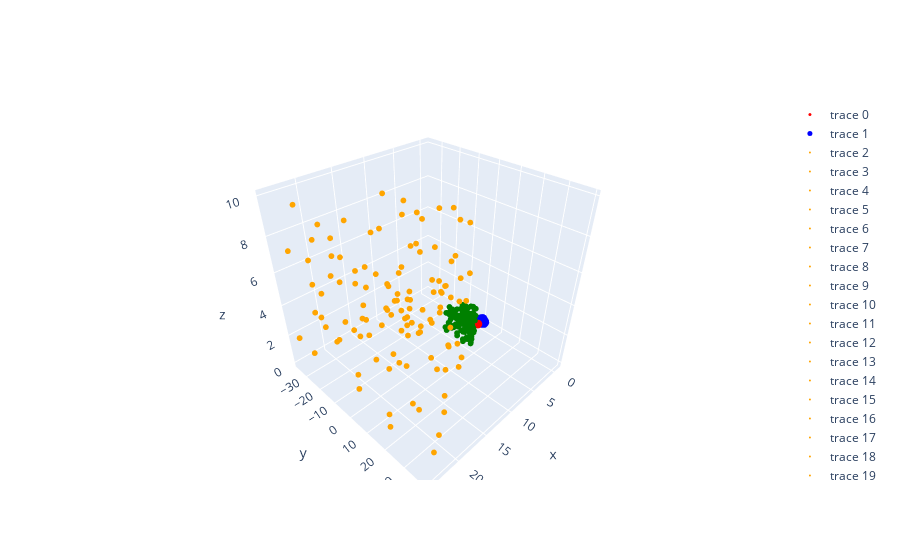

The notebook cell saved with this chart:
### Code cell
def Rt2T(R,t):
    T = np.eye(4)
    T[:3,:3] = R
    T[:3,3] = t.T
    return T

def initialize(meas_0, meas_1):

    Tc = camera.get_camera_transform()
    [z_near, z_far] = camera.get_camera_range()
    
    gt_pose_1, odom_pose_1, gt_pose_2, odom_pose_2, matches = data_association(meas_0, meas_1)

    set_1 = np.array(matches['image_point_1'])  
    set_2 = np.array(matches['image_point_2'])

    E, _ = cv2.findEssentialMat(set_1, set_2, camera.get_camera_matrix(), method=cv2.RANSAC, prob=0.999, threshold=1.0)
    _, R, t, _ = cv2.recoverPose(E, set_1, set_2, camera.get_camera_matrix())
    T = Rt2T(R, t)

    P1 = np.dot(camera.get_intrinsic_matrix(), np.eye(4))
    P2 = np.dot(camera.get_intrinsic_matrix(), T)
    
    Q1_hom = cv2.triangulatePoints(P1, P2, set_1.T, set_2.T)
    Q2_hom = np.dot(T, Q1_hom)

    Q1_hom = np.dot(Tc, Q1_hom)
    Q2_hom = np.dot(Tc, Q2_hom)

    Q1 = (Q1_hom / Q1_hom[3])[:3]
    Q2 = (Q2_hom / Q2_hom[3])[:3]

    scale = np.mean(np.linalg.norm(Q2 - Q1, axis=0))

    world_points = Q2 * scale

    T = np.dot(Tc, T)


    world_points_gt = []
    for id in matches['actual_point_id']:
        world_point_gt = data.get_world(id)['landmark_position']
        world_points_gt.append(world_point_gt)

    return T, world_points.T, np.array(world_points_gt)
    
T, world_points, world_points_gt = initialize(meas_0, meas_1)
R = T[:3,:3]
t = T[:3,3]

fig = go.Figure()

fig.add_trace(go.Scatter3d(x=[gt_pose_2[0]], y=[gt_pose_2[1]], z=[gt_pose_2[2]], mode='markers', marker=dict(size=3, color='red'))) 
fig.add_trace(go.Scatter3d(x=[t[0]], y=[t[1]], z=[t[2]], mode='markers', marker=dict(size=5, color='blue')))

for pw in world_points:
    fig.add_trace(go.Scatter3d(x=[pw[0]], y=[pw[1]], z=[pw[2]], mode='markers', marker=dict(size=2, color='orange')))

for pw in world_points_gt:
    fig.add_trace(go.Scatter3d(x=[pw[0]], y=[pw[1]], z=[pw[2]], mode='markers', marker=dict(size=2, color='green')))

fig.show()

### Figure 1 — Plotly figure (JSON) as saved in the notebook; plotly's stock layout.template omitted (floating-point values rounded to 4 significant figures)
{"data": [{"marker": {"color": "red", "size": 3}, "mode": "markers", "type": "scatter3d", "x": [0.2004], "y": [0], "z": [0]}, {"marker": {"color": "blue", "size": 5}, "mode": "markers", "type": "scatter3d", "x": [-0.8], "y": [0.0001551], "z": [0.0001596]}, {"marker": {"color": "orange", "size": 2}, "mode": "markers", "type": "scatter3d", "x": [12.17], "y": [-14.57], "z": [3.75]}, {"marker": {"color": "orange", "size": 2}, "mode": "markers", "type": "scatter3d", "x": [6.128], "y": [-4.732], "z": [3.74]}, {"marker": {"color": "orange", "size": 2}, "mode": "markers", "type": "scatter3d", "x": [22.91], "y": [33.23], "z": [8.483]}, {"marker": {"color": "orange", "size": 2}, "mode": "markers", "type": "scatter3d", "x": [13.28], "y": [1.066], "z": [9.408]}, {"marker": {"color": "orange", "size": 2}, "mode": "markers", "type": "scatter3d", "x": [21.9], "y": [-23.92], "z": [2.988]}, {"marker": {"color": "orange", "size": 2}, "mode": "markers", "type": "scatter3d", "x": [10.02], "y": [14.24], "z": [0.3694]}, {"marker": {"color": "orange", "size": 2}, "mode": "markers", "type": "scatter3d", "x": [13.5], "y": [-18.64], "z": [7.685]}, {"marker": {"color": "orange", "size": 2}, "mode": "markers", "type": "scatter3d", "x": [18.24], "y": [1.81], "z": [6.636]}, {"marker": {"color": "orange", "size": 2}, "mode": "markers", "type": "scatter3d", "x": [12.25], "y": [9.705], "z": [5.535]}, {"marker": {"color": "orange", "size": 2}, "mode": "markers", "type": "scatter3d", "x": [14.34], "y": [19.93], "z": [3.439]}, {"marker": {"color": "orange", "size": 2}, "mode": "markers", "type": "scatter3d", "x": [23.41], "y": [-20.17], "z": [6.177]}, {"marker": {"color": "orange", "size": 2}, "mode": "markers", "type": "scatter3d", "x": [21.1], "y": [-27.43], "z": [4.708]}, {"marker": {"color": "orange", "size": 2}, "mode": "markers", "type": "scatter3d", "x": [12.69], "y": [-5.655], "z": [4.61]}, {"marker": {"color": "orange", "size": 2}, "mode": "markers", "type": "scatter3d", "x": [21.84], "y": [-15.58], "z": [2.797]}, {"marker": {"color": "orange", "size": 2}, "mode": "markers", "type": "scatter3d", "x": [23.86], "y": [27.67], "z": [9.832]}, {"marker": {"color": "orange", "size": 2}, "mode": "markers", "type": "scatter3d", "x": [14.99], "y": [2.881], "z": [3.744]}, {"marker": {"color": "orange", "size": 2}, "mode": "markers", "type": "scatter3d", "x": [21.69], "y": [-31.54], "z": [3.328]}, {"marker": {"color": "orange", "size": 2}, "mode": "markers", "type": "scatter3d", "x": [20.34], "y": [-14.92], "z": [7.427]}, {"marker": {"color": "orange", "size": 2}, "mode": "markers", "type": "scatter3d", "x": [15.69], "y": [22.34], "z": [0.7103]}, {"marker": {"color": "orange", "size": 2}, "mode": "markers", "type": "scatter3d", "x": [17.33], "y": [26.81], "z": [0.5351]}, {"marker": {"color": "orange", "size": 2}, "mode": "markers", "type": "scatter3d", "x": [7.876], "y": [4.478], "z": [6.489]}, {"marker": {"color": "orange", "size": 2}, "mode": "markers", "type": "scatter3d", "x": [10.54], "y": [10.32], "z": [2.971]}, {"marker": {"color": "orange", "size": 2}, "mode": "markers", "type": "scatter3d", "x": [23.42], "y": [6.088], "z": [7.928]}, {"marker": {"color": "orange", "size": 2}, "mode": "markers", "type": "scatter3d", "x": [10.74], "y": [-12.31], "z": [2.602]}, {"marker": {"color": "orange", "size": 2}, "mode": "markers", "type": "scatter3d", "x": [24.11], "y": [10.9], "z": [6.681]}, {"marker": {"color": "orange", "size": 2}, "mode": "markers", "type": "scatter3d", "x": [22.4], "y": [34.51], "z": [8.026]}, {"marker": {"color": "orange", "size": 2}, "mode": "markers", "type": "scatter3d", "x": [8.382], "y": [8.769], "z": [4.084]}, {"marker": {"color": "orange", "size": 2}, "mode": "markers", "type": "scatter3d", "x": [21.0], "y": [21.08], "z": [7.694]}, {"marker": {"color": "orange", "size": 2}, "mode": "markers", "type": "scatter3d", "x": [9.672], "y": [10.72], "z": [9.004]}, {"marker": {"color": "orange", "size": 2}, "mode": "markers", "type": "scatter3d", "x": [22.77], "y": [-27.53], "z": [9.765]}, {"marker": {"color": "orange", "size": 2}, "mode": "markers", "type": "scatter3d", "x": [19.87], "y": [31.51], "z": [0.3133]}, {"marker": {"color": "orange", "size": 2}, "mode": "markers", "type": "scatter3d", "x": [13.17], "y": [16.71], "z": [7.795]}, {"marker": {"color": "orange", "size": 2}, "mode": "markers", "type": "scatter3d", "x": [5.706], "y": [5.614], "z": [3.339]}, {"marker": {"color": "orange", "size": 2}, "mode": "markers", "type": "scatter3d", "x": [22.44], "y": [26.96], "z": [8.378]}, {"marker": {"color": "orange", "size": 2}, "mode": "markers", "type": "scatter3d", "x": [4.037], "y": [2.601], "z": [4.638]}, {"marker": {"color": "orange", "size": 2}, "mode": "markers", "type": "scatter3d", "x": [11.12], "y": [6.389], "z": [4.121]}, {"marker": {"color": "orange", "size": 2}, "mode": "markers", "type": "scatter3d", "x": [23.14], "y": [16.95], "z": [0.3458]}, {"marker": {"color": "orange", "size": 2}, "mode": "markers", "type": "scatter3d", "x": [13.24], "y": [2.207], "z": [3.055]}, {"marker": {"color": "orange", "size": 2}, "mode": "markers", "type": "scatter3d", "x": [14.6], "y": [-10.5], "z": [0.3489]}, {"marker": {"color": "orange", "size": 2}, "mode": "markers", "type": "scatter3d", "x": [14.61], "y": [1.982], "z": [7.997]}, {"marker": {"color": "orange", "size": 2}, "mode": "markers", "type": "scatter3d", "x": [20.92], "y": [-9.016], "z": [3.736]}, {"marker": {"color": "orange", "size": 2}, "mode": "markers", "type": "scatter3d", "x": [15.74], "y": [1.577], "z": [0.8545]}, {"marker": {"color": "orange", "size": 2}, "mode": "markers", "type": "scatter3d", "x": [18.02], "y": [-10.92], "z": [6.729]}, {"marker": {"color": "orange", "size": 2}, "mode": "markers", "type": "scatter3d", "x": [20.58], "y": [-3.146], "z": [5.591]}, {"marker": {"color": "orange", "size": 2}, "mode": "markers", "type": "scatter3d", "x": [10.54], "y": [-4.984], "z": [8.432]}, {"marker": {"color": "orange", "size": 2}, "mode": "markers", "type": "scatter3d", "x": [5.264], "y": [-4.014], "z": [2.818]}, {"marker": {"color": "orange", "size": 2}, "mode": "markers", "type": "scatter3d", "x": [20.62], "y": [34.63], "z": [9.121]}, {"marker": {"color": "orange", "size": 2}, "mode": "markers", "type": "scatter3d", "x": [14.15], "y": [-2.431], "z": [9.931]}, {"marker": {"color": "orange", "size": 2}, "mode": "markers", "type": "scatter3d", "x": [15.66], "y": [15.03], "z": [2.633]}, {"marker": {"color": "orange", "size": 2}, "mode": "markers", "type": "scatter3d", "x": [22.41], "y": [-7.281], "z": [6.948]}, {"marker": {"color": "orange", "size": 2}, "mode": "markers", "type": "scatter3d", "x": [14.5], "y": [-3.511], "z": [6.539]}, {"marker": {"color": "orange", "size": 2}, "mode": "markers", "type": "scatter3d", "x": [20.93], "y": [10.08], "z": [2.903]}, {"marker": {"color": "orange", "size": 2}, "mode": "markers", "type": "scatter3d", "x": [17.14], "y": [-16.98], "z": [2.911]}, {"marker": {"color": "orange", "size": 2}, "mode": "markers", "type": "scatter3d", "x": [20.47], "y": [20.34], "z": [1.478]}, {"marker": {"color": "orange", "size": 2}, "mode": "markers", "type": "scatter3d", "x": [17.81], "y": [7.008], "z": [5.424]}, {"marker": {"color": "orange", "size": 2}, "mode": "markers", "type": "scatter3d", "x": [8.974], "y": [5.706], "z": [9.269]}, {"marker": {"color": "orange", "size": 2}, "mode": "markers", "type": "scatter3d", "x": [18.48], "y": [-32.17], "z": [4.993]}, {"marker": {"color": "orange", "size": 2}, "mode": "markers", "type": "scatter3d", "x": [22.39], "y": [12.38], "z": [8.575]}, {"marker": {"color": "orange", "size": 2}, "mode": "markers", "type": "scatter3d", "x": [10.82], "y": [-5.841], "z": [1.433]}, {"marker": {"color": "orange", "size": 2}, "mode": "markers", "type": "scatter3d", "x": [23.27], "y": [39.0], "z": [1.343]}, {"marker": {"color": "orange", "size": 2}, "mode": "markers", "type": "scatter3d", "x": [20.65], "y": [-30.45], "z": [7.562]}, {"marker": {"color": "orange", "size": 2}, "mode": "markers", "type": "scatter3d", "x": [20.61], "y": [-25.11], "z": [8.624]}, {"marker": {"color": "orange", "size": 2}, "mode": "markers", "type": "scatter3d", "x": [14.74], "y": [-0.394], "z": [2.582]}, {"marker": {"color": "orange", "size": 2}, "mode": "markers", "type": "scatter3d", "x": [20.96], "y": [30.89], "z": [9.209]}, {"marker": {"color": "orange", "size": 2}, "mode": "markers", "type": "scatter3d", "x": [18.91], "y": [-27.41], "z": [6.539]}, {"marker": {"color": "orange", "size": 2}, "mode": "markers", "type": "scatter3d", "x": [14.6], "y": [-11.42], "z": [9.948]}, {"marker": {"color": "orange", "size": 2}, "mode": "markers", "type": "scatter3d", "x": [18.77], "y": [-27.23], "z": [7.526]}, {"marker": {"color": "orange", "size": 2}, "mode": "markers", "type": "scatter3d", "x": [11.74], "y": [-4.449], "z": [7.317]}, {"marker": {"color": "orange", "size": 2}, "mode": "markers", "type": "scatter3d", "x": [24.15], "y": [-34.1], "z": [1.96]}, {"marker": {"color": "orange", "size": 2}, "mode": "markers", "type": "scatter3d", "x": [22.55], "y": [35.56], "z": [7.994]}, {"marker": {"color": "orange", "size": 2}, "mode": "markers", "type": "scatter3d", "x": [9.151], "y": [-0.5361], "z": [8.997]}, {"marker": {"color": "orange", "size": 2}, "mode": "markers", "type": "scatter3d", "x": [14.28], "y": [-12.28], "z": [4.815]}, {"marker": {"color": "orange", "size": 2}, "mode": "markers", "type": "scatter3d", "x": [23.02], "y": [-36.01], "z": [7.029]}, {"marker": {"color": "orange", "size": 2}, "mode": "markers", "type": "scatter3d", "x": [12.18], "y": [-1.113], "z": [7.114]}, {"marker": {"color": "orange", "size": 2}, "mode": "markers", "type": "scatter3d", "x": [18.52], "y": [17.25], "z": [0.04608]}, {"marker": {"color": "orange", "size": 2}, "mode": "markers", "type": "scatter3d", "x": [22.81], "y": [-1.643], "z": [0.9415]}, {"marker": {"color": "orange", "size": 2}, "mode": "markers", "type": "scatter3d", "x": [16.03], "y": [20.68], "z": [6.965]}, {"marker": {"color": "orange", "size": 2}, "mode": "markers", "type": "scatter3d", "x": [19.3], "y": [-11.48], "z": [6.712]}, {"marker": {"color": "orange", "size": 2}, "mode": "markers", "type": "scatter3d", "x": [12.1], "y": [-19.67], "z": [1.919]}, {"marker": {"color": "orange", "size": 2}, "mode": "markers", "type": "scatter3d", "x": [10.8], "y": [10.18], "z": [1.806]}, {"marker": {"color": "orange", "size": 2}, "mode": "markers", "type": "scatter3d", "x": [9.473], "y": [11.58], "z": [1.692]}, {"marker": {"color": "orange", "size": 2}, "mode": "markers", "type": "scatter3d", "x": [13.84], "y": [-15.57], "z": [2.946]}, {"marker": {"color": "orange", "size": 2}, "mode": "markers", "type": "scatter3d", "x": [10.03], "y": [2.416], "z": [5.262]}, {"marker": {"color": "orange", "size": 2}, "mode": "markers", "type": "scatter3d", "x": [22.23], "y": [-35.28], "z": [0.2627]}, {"marker": {"color": "orange", "size": 2}, "mode": "markers", "type": "scatter3d", "x": [21.09], "y": [-4.693], "z": [3.729]}, {"marker": {"color": "orange", "size": 2}, "mode": "markers", "type": "scatter3d", "x": [21.65], "y": [-10.67], "z": [4.288]}, {"marker": {"color": "orange", "size": 2}, "mode": "markers", "type": "scatter3d", "x": [18.59], "y": [-9.753], "z": [2.775]}, {"marker": {"color": "orange", "size": 2}, "mode": "markers", "type": "scatter3d", "x": [21.95], "y": [23.72], "z": [6.824]}, {"marker": {"color": "orange", "size": 2}, "mode": "markers", "type": "scatter3d", "x": [20.31], "y": [-25.32], "z": [1.472]}, {"marker": {"color": "orange", "size": 2}, "mode": "markers", "type": "scatter3d", "x": [20.76], "y": [-32.43], "z": [2.727]}, {"marker": {"color": "orange", "size": 2}, "mode": "markers", "type": "scatter3d", "x": [22.28], "y": [-3.551], "z": [1.603]}, {"marker": {"color": "orange", "size": 2}, "mode": "markers", "type": "scatter3d", "x": [9.271], "y": [-2.583], "z": [4.091]}, {"marker": {"color": "orange", "size": 2}, "mode": "markers", "type": "scatter3d", "x": [21.39], "y": [-31.59], "z": [6.479]}, {"marker": {"color": "orange", "size": 2}, "mode": "markers", "type": "scatter3d", "x": [20.0], "y": [12.39], "z": [3.253]}, {"marker": {"color": "orange", "size": 2}, "mode": "markers", "type": "scatter3d", "x": [13.2], "y": [-6.637], "z": [8.945]}, {"marker": {"color": "orange", "size": 2}, "mode": "markers", "type": "scatter3d", "x": [11.96], "y": [-15.84], "z": [3.172]}, {"marker": {"color": "orange", "size": 2}, "mode": "markers", "type": "scatter3d", "x": [21.18], "y": [6.681], "z": [9.898]}, {"marker": {"color": "orange", "size": 2}, "mode": "markers", "type": "scatter3d", "x": [22.66], "y": [15.06], "z": [0.86]}, {"marker": {"color": "orange", "size": 2}, "mode": "markers", "type": "scatter3d", "x": [13.33], "y": [1.207], "z": [2.529]}, {"marker": {"color": "orange", "size": 2}, "mode": "markers", "type": "scatter3d", "x": [19.5], "y": [32.67], "z": [4.573]}, {"marker": {"color": "orange", "size": 2}, "mode": "markers", "type": "scatter3d", "x": [9.049], "y": [13.07], "z": [0.7121]}, {"marker": {"color": "orange", "size": 2}, "mode": "markers", "type": "scatter3d", "x": [15.96], "y": [-8.254], "z": [4.054]}, {"marker": {"color": "orange", "size": 2}, "mode": "markers", "type": "scatter3d", "x": [19.49], "y": [-13.93], "z": [9.195]}, {"marker": {"color": "orange", "size": 2}, "mode": "markers", "type": "scatter3d", "x": [19.52], "y": [9.883], "z": [6.529]}, {"marker": {"color": "orange", "size": 2}, "mode": "markers", "type": "scatter3d", "x": [15.79], "y": [-20.72], "z": [4.484]}, {"marker": {"color": "orange", "size": 2}, "mode": "markers", "type": "scatter3d", "x": [15.18], "y": [15.01], "z": [8.733]}, {"marker": {"color": "orange", "size": 2}, "mode": "markers", "type": "scatter3d", "x": [13.84], "y": [13.83], "z": [4.927]}, {"marker": {"color": "orange", "size": 2}, "mode": "markers", "type": "scatter3d", "x": [13.26], "y": [-22.26], "z": [1.225]}, {"marker": {"color": "orange", "size": 2}, "mode": "markers", "type": "scatter3d", "x": [6.224], "y": [3.382], "z": [4.778]}, {"marker": {"color": "orange", "size": 2}, "mode": "markers", "type": "scatter3d", "x": [17.76], "y": [6.421], "z": [4.173]}, {"marker": {"color": "orange", "size": 2}, "mode": "markers", "type": "scatter3d", "x": [21.85], "y": [6.808], "z": [3.452]}, {"marker": {"color": "orange", "size": 2}, "mode": "markers", "type": "scatter3d", "x": [15.34], "y": [1.602], "z": [4.084]}, {"marker": {"color": "orange", "size": 2}, "mode": "markers", "type": "scatter3d", "x": [14.75], "y": [-1.767], "z": [3.606]}, {"marker": {"color": "orange", "size": 2}, "mode": "markers", "type": "scatter3d", "x": [7.477], "y": [9.654], "z": [8.497]}, {"marker": {"color": "orange", "size": 2}, "mode": "markers", "type": "scatter3d", "x": [12.17], "y": [8.182], "z": [0.2266]}, {"marker": {"color": "green", "size": 2}, "mode": "markers", "type": "scatter3d", "x": [2.8], "y": [-2.919], "z": [0.7514]}, {"marker": {"color": "green", "size": 2}, "mode": "markers", "type": "scatter3d", "x": [1.589], "y": [-0.9485], "z": [0.7496]}, {"marker": {"color": "green", "size": 2}, "mode": "markers", "type": "scatter3d", "x": [4.956], "y": [6.665], "z": [1.702]}, {"marker": {"color": "green", "size": 2}, "mode": "markers", "type": "scatter3d", "x": [3.023], "y": [0.2137], "z": [1.886]}, {"marker": {"color": "green", "size": 2}, "mode": "markers", "type": "scatter3d", "x": [4.748], "y": [-4.791], "z": [0.5986]}, {"marker": {"color": "green", "size": 2}, "mode": "markers", "type": "scatter3d", "x": [2.369], "y": [2.854], "z": [0.07406]}, {"marker": {"color": "green", "size": 2}, "mode": "markers", "type": "scatter3d", "x": [3.066], "y": [-3.735], "z": [1.54]}, {"marker": {"color": "green", "size": 2}, "mode": "markers", "type": "scatter3d", "x": [4.018], "y": [0.363], "z": [1.33]}, {"marker": {"color": "green", "size": 2}, "mode": "markers", "type": "scatter3d", "x": [2.815], "y": [1.946], "z": [1.11]}, {"marker": {"color": "green", "size": 2}, "mode": "markers", "type": "scatter3d", "x": [3.236], "y": [3.996], "z": [0.6895]}, {"marker": {"color": "green", "size": 2}, "mode": "markers", "type": "scatter3d", "x": [5.05], "y": [-4.041], "z": [1.237]}, {"marker": {"color": "green", "size": 2}, "mode": "markers", "type": "scatter3d", "x": [4.588], "y": [-5.495], "z": [0.9433]}, {"marker": {"color": "green", "size": 2}, "mode": "markers", "type": "scatter3d", "x": [2.903], "y": [-1.133], "z": [0.9239]}, {"marker": {"color": "green", "size": 2}, "mode": "markers", "type": "scatter3d", "x": [4.735], "y": [-3.121], "z": [0.5602]}, {"marker": {"color": "green", "size": 2}, "mode": "markers", "type": "scatter3d", "x": [5.146], "y": [5.55], "z": [1.972]}, {"marker": {"color": "green", "size": 2}, "mode": "markers", "type": "scatter3d", "x": [3.367], "y": [0.5777], "z": [0.7506]}, {"marker": {"color": "green", "size": 2}, "mode": "markers", "type": "scatter3d", "x": [4.706], "y": [-6.319], "z": [0.6668]}, {"marker": {"color": "green", "size": 2}, "mode": "markers", "type": "scatter3d", "x": [4.436], "y": [-2.99], "z": [1.488]}, {"marker": {"color": "green", "size": 2}, "mode": "markers", "type": "scatter3d", "x": [3.506], "y": [4.48], "z": [0.1424]}, {"marker": {"color": "green", "size": 2}, "mode": "markers", "type": "scatter3d", "x": [3.835], "y": [5.376], "z": [0.1073]}, {"marker": {"color": "green", "size": 2}, "mode": "markers", "type": "scatter3d", "x": [1.939], "y": [0.8977], "z": [1.301]}, {"marker": {"color": "green", "size": 2}, "mode": "markers", "type": "scatter3d", "x": [2.474], "y": [2.068], "z": [0.5956]}, {"marker": {"color": "green", "size": 2}, "mode": "markers", "type": "scatter3d", "x": [5.059], "y": [1.221], "z": [1.59]}, {"marker": {"color": "green", "size": 2}, "mode": "markers", "type": "scatter3d", "x": [2.512], "y": [-2.467], "z": [0.5214]}, {"marker": {"color": "green", "size": 2}, "mode": "markers", "type": "scatter3d", "x": [5.195], "y": [2.187], "z": [1.34]}, {"marker": {"color": "green", "size": 2}, "mode": "markers", "type": "scatter3d", "x": [4.852], "y": [6.923], "z": [1.61]}, {"marker": {"color": "green", "size": 2}, "mode": "markers", "type": "scatter3d", "x": [2.041], "y": [1.758], "z": [0.8188]}, {"marker": {"color": "green", "size": 2}, "mode": "markers", "type": "scatter3d", "x": [4.573], "y": [4.229], "z": [1.543]}, {"marker": {"color": "green", "size": 2}, "mode": "markers", "type": "scatter3d", "x": [2.299], "y": [2.149], "z": [1.805]}, {"marker": {"color": "green", "size": 2}, "mode": "markers", "type": "scatter3d", "x": [4.921], "y": [-5.517], "z": [1.957]}, {"marker": {"color": "green", "size": 2}, "mode": "markers", "type": "scatter3d", "x": [4.345], "y": [6.32], "z": [0.06285]}, {"marker": {"color": "green", "size": 2}, "mode": "markers", "type": "scatter3d", "x": [3.002], "y": [3.351], "z": [1.563]}, {"marker": {"color": "green", "size": 2}, "mode": "markers", "type": "scatter3d", "x": [1.504], "y": [1.125], "z": [0.6692]}, {"marker": {"color": "green", "size": 2}, "mode": "markers", "type": "scatter3d", "x": [4.862], "y": [5.408], "z": [1.68]}, {"marker": {"color": "green", "size": 2}, "mode": "markers", "type": "scatter3d", "x": [1.169], "y": [0.5212], "z": [0.9296]}, {"marker": {"color": "green", "size": 2}, "mode": "markers", "type": "scatter3d", "x": [2.589], "y": [1.281], "z": [0.8261]}, {"marker": {"color": "green", "size": 2}, "mode": "markers", "type": "scatter3d", "x": [5.001], "y": [3.398], "z": [0.06936]}, {"marker": {"color": "green", "size": 2}, "mode": "markers", "type": "scatter3d", "x": [3.015], "y": [0.4424], "z": [0.6124]}, {"marker": {"color": "green", "size": 2}, "mode": "markers", "type": "scatter3d", "x": [3.286], "y": [-2.103], "z": [0.0699]}, {"marker": {"color": "green", "size": 2}, "mode": "markers", "type": "scatter3d", "x": [3.289], "y": [0.3972], "z": [1.603]}, {"marker": {"color": "green", "size": 2}, "mode": "markers", "type": "scatter3d", "x": [4.552], "y": [-1.806], "z": [0.7486]}, {"marker": {"color": "green", "size": 2}, "mode": "markers", "type": "scatter3d", "x": [3.518], "y": [0.3164], "z": [0.1714]}, {"marker": {"color": "green", "size": 2}, "mode": "markers", "type": "scatter3d", "x": [3.971], "y": [-2.189], "z": [1.348]}, {"marker": {"color": "green", "size": 2}, "mode": "markers", "type": "scatter3d", "x": [4.484], "y": [-0.6305], "z": [1.121]}, {"marker": {"color": "green", "size": 2}, "mode": "markers", "type": "scatter3d", "x": [2.472], "y": [-0.9989], "z": [1.69]}, {"marker": {"color": "green", "size": 2}, "mode": "markers", "type": "scatter3d", "x": [1.415], "y": [-0.8045], "z": [0.5647]}, {"marker": {"color": "green", "size": 2}, "mode": "markers", "type": "scatter3d", "x": [4.496], "y": [6.947], "z": [1.83]}, {"marker": {"color": "green", "size": 2}, "mode": "markers", "type": "scatter3d", "x": [3.197], "y": [-0.4872], "z": [1.991]}, {"marker": {"color": "green", "size": 2}, "mode": "markers", "type": "scatter3d", "x": [3.5], "y": [3.014], "z": [0.528]}, {"marker": {"color": "green", "size": 2}, "mode": "markers", "type": "scatter3d", "x": [4.851], "y": [-1.459], "z": [1.393]}, {"marker": {"color": "green", "size": 2}, "mode": "markers", "type": "scatter3d", "x": [3.266], "y": [-0.7038], "z": [1.311]}, {"marker": {"color": "green", "size": 2}, "mode": "markers", "type": "scatter3d", "x": [4.557], "y": [2.022], "z": [0.5823]}, {"marker": {"color": "green", "size": 2}, "mode": "markers", "type": "scatter3d", "x": [3.795], "y": [-3.402], "z": [0.5832]}, {"marker": {"color": "green", "size": 2}, "mode": "markers", "type": "scatter3d", "x": [4.465], "y": [4.079], "z": [0.2963]}, {"marker": {"color": "green", "size": 2}, "mode": "markers", "type": "scatter3d", "x": [3.932], "y": [1.405], "z": [1.088]}, {"marker": {"color": "green", "size": 2}, "mode": "markers", "type": "scatter3d", "x": [2.159], "y": [1.144], "z": [1.858]}, {"marker": {"color": "green", "size": 2}, "mode": "markers", "type": "scatter3d", "x": [4.063], "y": [-6.444], "z": [1.0]}, {"marker": {"color": "green", "size": 2}, "mode": "markers", "type": "scatter3d", "x": [4.849], "y": [2.481], "z": [1.719]}, {"marker": {"color": "green", "size": 2}, "mode": "markers", "type": "scatter3d", "x": [2.528], "y": [-1.171], "z": [0.2872]}, {"marker": {"color": "green", "size": 2}, "mode": "markers", "type": "scatter3d", "x": [5.028], "y": [7.823], "z": [0.2694]}, {"marker": {"color": "green", "size": 2}, "mode": "markers", "type": "scatter3d", "x": [4.498], "y": [-6.1], "z": [1.515]}, {"marker": {"color": "green", "size": 2}, "mode": "markers", "type": "scatter3d", "x": [4.491], "y": [-5.032], "z": [1.728]}, {"marker": {"color": "green", "size": 2}, "mode": "markers", "type": "scatter3d", "x": [3.315], "y": [-0.07898], "z": [0.5174]}, {"marker": {"color": "green", "size": 2}, "mode": "markers", "type": "scatter3d", "x": [4.563], "y": [6.195], "z": [1.847]}, {"marker": {"color": "green", "size": 2}, "mode": "markers", "type": "scatter3d", "x": [4.149], "y": [-5.492], "z": [1.31]}, {"marker": {"color": "green", "size": 2}, "mode": "markers", "type": "scatter3d", "x": [3.287], "y": [-2.289], "z": [1.994]}, {"marker": {"color": "green", "size": 2}, "mode": "markers", "type": "scatter3d", "x": [4.121], "y": [-5.455], "z": [1.508]}, {"marker": {"color": "green", "size": 2}, "mode": "markers", "type": "scatter3d", "x": [2.714], "y": [-0.8917], "z": [1.467]}, {"marker": {"color": "green", "size": 2}, "mode": "markers", "type": "scatter3d", "x": [5.199], "y": [-6.83], "z": [0.3927]}, {"marker": {"color": "green", "size": 2}, "mode": "markers", "type": "scatter3d", "x": [4.884], "y": [7.133], "z": [1.604]}, {"marker": {"color": "green", "size": 2}, "mode": "markers", "type": "scatter3d", "x": [2.195], "y": [-0.1075], "z": [1.803]}, {"marker": {"color": "green", "size": 2}, "mode": "markers", "type": "scatter3d", "x": [3.223], "y": [-2.461], "z": [0.965]}, {"marker": {"color": "green", "size": 2}, "mode": "markers", "type": "scatter3d", "x": [4.972], "y": [-7.213], "z": [1.408]}, {"marker": {"color": "green", "size": 2}, "mode": "markers", "type": "scatter3d", "x": [2.802], "y": [-0.223], "z": [1.426]}, {"marker": {"color": "green", "size": 2}, "mode": "markers", "type": "scatter3d", "x": [4.073], "y": [3.459], "z": [0.009249]}, {"marker": {"color": "green", "size": 2}, "mode": "markers", "type": "scatter3d", "x": [4.921], "y": [-0.3285], "z": [0.1883]}, {"marker": {"color": "green", "size": 2}, "mode": "markers", "type": "scatter3d", "x": [3.574], "y": [4.146], "z": [1.397]}, {"marker": {"color": "green", "size": 2}, "mode": "markers", "type": "scatter3d", "x": [4.228], "y": [-2.301], "z": [1.345]}, {"marker": {"color": "green", "size": 2}, "mode": "markers", "type": "scatter3d", "x": [2.785], "y": [-3.941], "z": [0.3846]}, {"marker": {"color": "green", "size": 2}, "mode": "markers", "type": "scatter3d", "x": [2.526], "y": [2.041], "z": [0.362]}, {"marker": {"color": "green", "size": 2}, "mode": "markers", "type": "scatter3d", "x": [2.259], "y": [2.321], "z": [0.3392]}, {"marker": {"color": "green", "size": 2}, "mode": "markers", "type": "scatter3d", "x": [3.133], "y": [-3.12], "z": [0.5903]}, {"marker": {"color": "green", "size": 2}, "mode": "markers", "type": "scatter3d", "x": [2.37], "y": [0.4843], "z": [1.055]}, {"marker": {"color": "green", "size": 2}, "mode": "markers", "type": "scatter3d", "x": [4.813], "y": [-7.066], "z": [0.05261]}, {"marker": {"color": "green", "size": 2}, "mode": "markers", "type": "scatter3d", "x": [4.586], "y": [-0.94], "z": [0.747]}, {"marker": {"color": "green", "size": 2}, "mode": "markers", "type": "scatter3d", "x": [4.699], "y": [-2.137], "z": [0.8591]}, {"marker": {"color": "green", "size": 2}, "mode": "markers", "type": "scatter3d", "x": [4.085], "y": [-1.954], "z": [0.5561]}, {"marker": {"color": "green", "size": 2}, "mode": "markers", "type": "scatter3d", "x": [4.762], "y": [4.758], "z": [1.369]}, {"marker": {"color": "green", "size": 2}, "mode": "markers", "type": "scatter3d", "x": [4.428], "y": [-5.072], "z": [0.2949]}, {"marker": {"color": "green", "size": 2}, "mode": "markers", "type": "scatter3d", "x": [4.519], "y": [-6.497], "z": [0.5463]}, {"marker": {"color": "green", "size": 2}, "mode": "markers", "type": "scatter3d", "x": [4.822], "y": [-0.711], "z": [0.3209]}, {"marker": {"color": "green", "size": 2}, "mode": "markers", "type": "scatter3d", "x": [2.218], "y": [-0.5177], "z": [0.82]}, {"marker": {"color": "green", "size": 2}, "mode": "markers", "type": "scatter3d", "x": [4.646], "y": [-6.329], "z": [1.298]}, {"marker": {"color": "green", "size": 2}, "mode": "markers", "type": "scatter3d", "x": [4.372], "y": [2.484], "z": [0.6524]}, {"marker": {"color": "green", "size": 2}, "mode": "markers", "type": "scatter3d", "x": [3.006], "y": [-1.33], "z": [1.793]}, {"marker": {"color": "green", "size": 2}, "mode": "markers", "type": "scatter3d", "x": [2.758], "y": [-3.175], "z": [0.6356]}, {"marker": {"color": "green", "size": 2}, "mode": "markers", "type": "scatter3d", "x": [4.606], "y": [1.339], "z": [1.985]}, {"marker": {"color": "green", "size": 2}, "mode": "markers", "type": "scatter3d", "x": [4.905], "y": [3.021], "z": [0.1725]}, {"marker": {"color": "green", "size": 2}, "mode": "markers", "type": "scatter3d", "x": [3.033], "y": [0.242], "z": [0.507]}, {"marker": {"color": "green", "size": 2}, "mode": "markers", "type": "scatter3d", "x": [4.272], "y": [6.553], "z": [0.9172]}, {"marker": {"color": "green", "size": 2}, "mode": "markers", "type": "scatter3d", "x": [2.174], "y": [2.621], "z": [0.1428]}, {"marker": {"color": "green", "size": 2}, "mode": "markers", "type": "scatter3d", "x": [3.558], "y": [-1.654], "z": [0.8123]}, {"marker": {"color": "green", "size": 2}, "mode": "markers", "type": "scatter3d", "x": [4.266], "y": [-2.792], "z": [1.843]}, {"marker": {"color": "green", "size": 2}, "mode": "markers", "type": "scatter3d", "x": [4.275], "y": [1.982], "z": [1.309]}, {"marker": {"color": "green", "size": 2}, "mode": "markers", "type": "scatter3d", "x": [3.523], "y": [-4.151], "z": [0.8984]}, {"marker": {"color": "green", "size": 2}, "mode": "markers", "type": "scatter3d", "x": [3.405], "y": [3.01], "z": [1.751]}, {"marker": {"color": "green", "size": 2}, "mode": "markers", "type": "scatter3d", "x": [3.136], "y": [2.773], "z": [0.9879]}, {"marker": {"color": "green", "size": 2}, "mode": "markers", "type": "scatter3d", "x": [3.017], "y": [-4.459], "z": [0.2454]}, {"marker": {"color": "green", "size": 2}, "mode": "markers", "type": "scatter3d", "x": [1.608], "y": [0.6779], "z": [0.9576]}, {"marker": {"color": "green", "size": 2}, "mode": "markers", "type": "scatter3d", "x": [3.921], "y": [1.287], "z": [0.8368]}, {"marker": {"color": "green", "size": 2}, "mode": "markers", "type": "scatter3d", "x": [4.745], "y": [1.366], "z": [0.6926]}, {"marker": {"color": "green", "size": 2}, "mode": "markers", "type": "scatter3d", "x": [3.437], "y": [0.3211], "z": [0.8188]}, {"marker": {"color": "green", "size": 2}, "mode": "markers", "type": "scatter3d", "x": [3.315], "y": [-0.354], "z": [0.7226]}, {"marker": {"color": "green", "size": 2}, "mode": "markers", "type": "scatter3d", "x": [1.859], "y": [1.935], "z": [1.703]}, {"marker": {"color": "green", "size": 2}, "mode": "markers", "type": "scatter3d", "x": [2.801], "y": [1.64], "z": [0.04542]}], "layout": {}}
